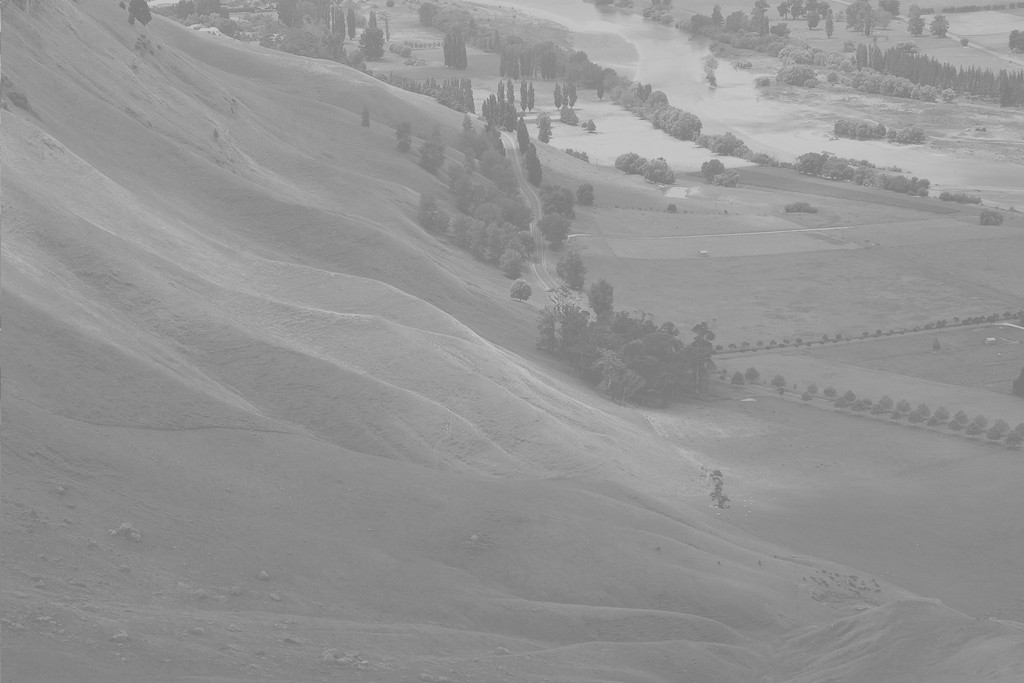
#> input picture _notebooks/Unequalized_Hawkes_Bay_NZ.jpg, 1024 x 683 px
$ jupyter execute '2022-10-03-(5주차) draft.ipynb'   (shell and % lines are left out)
#> lines starting #> are read from the running program, lines starting #| are printed output that depends on the picture
# (5주차) 10월5일
> seaborn(2)--scatterplot, mpl미세먼지팁(2)

- toc:true
- branch: master
- badges: true
- comments: true
- author: 최규빈

## 강의영상

> youtube: https://youtube.com/playlist?list=PLQqh36zP38-xHObhZzebBIEf97Er27O_x

## import

[cell 1]
import numpy as np
import pandas as pd
import matplotlib.pyplot as plt
import seaborn as sns

## [sns scatterplot](https://seaborn.pydata.org/generated/seaborn.scatterplot.html)

`-` data

[cell 2]
x1,y1 =  np.random.multivariate_normal([0,0],[[1,0],[0,1]],size=1000).T
x2,y2 =  np.random.multivariate_normal([2,2],[[1,0.7],[0.7,1]],size=1000).T

- 이변량정규분포에서 샘플추출 (추출코드를 기억할 필요는 없음)
- 특징: x1,y1은 무상관으로 x2,y2는 선형관계를 가지도록 추출

### plt 복습

[cell 3]
plt.plot(x1,y1,'o')
plt.plot(x2,y2,'o')

### sns: array

[cell 4]
sns.scatterplot(data=None,x=x1,y=y1)
sns.scatterplot(data=None,x=x2,y=y2)
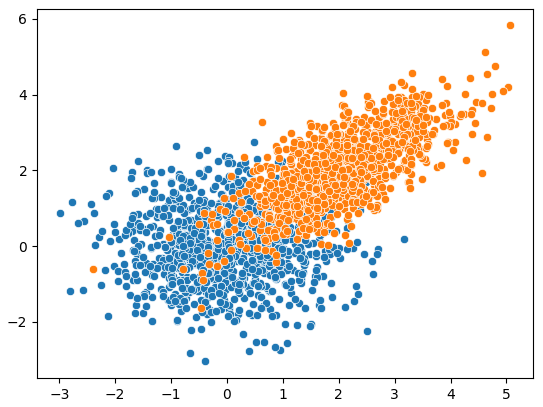
#> figure drawn by matplotlib, 1 panel

### sns: wide df

[cell 5]
sns.scatterplot(data=pd.DataFrame({'x':x1,'y':y1}),x='x',y='y')
sns.scatterplot(data=pd.DataFrame({'x':x2,'y':y2}),x='x',y='y')
#sns.scatterplot(data=None,x=x2,y=y2)
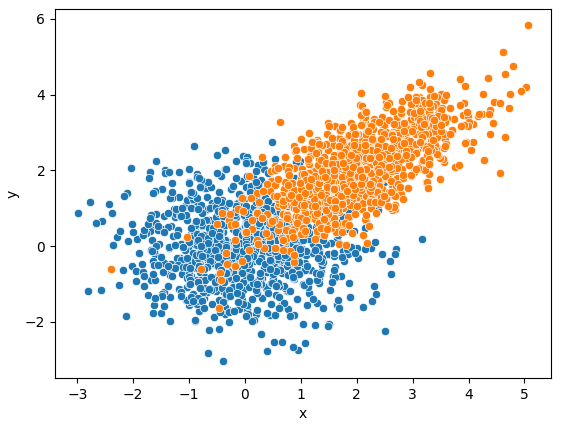
#> figure drawn by matplotlib, 1 panel

- 억지로 그리긴 했는데 이 경우는 wide하게 만든 df는 별로 경쟁력이 없음

### sns: long df

[cell 6]
x= np.concatenate([x1,x2])
y= np.concatenate([y1,y2])
cat = ['x1']*len(x1) + ['x2']*len(x2)
df2 = pd.DataFrame({'x':x,'y':y,'cat':cat})
df2

[cell 7]
sns.scatterplot(data=df2,x='x',y='y',hue='cat')
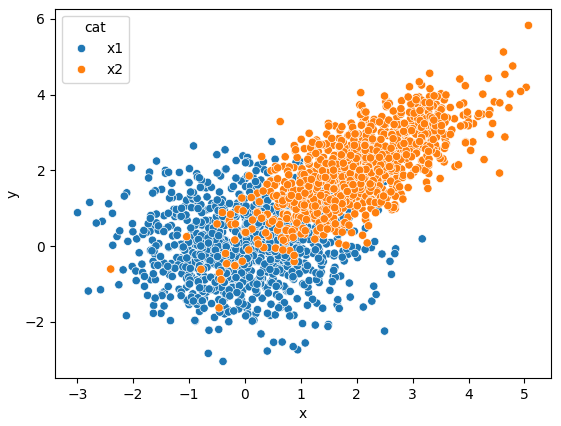
#> figure drawn by matplotlib, 1 panel

##  sns을 이용하여 matplotlib 액시즈에 그림 그리기 ($\star$)

### 예제1

[cell 8]
fig,ax = plt.subplots(1,3,figsize=(12,4))
ax[0].plot([1,2,4,3],'--o')
sns.scatterplot(x=x1,y=y1,ax=ax[1])
sns.scatterplot(x=x1,y=y1,ax=ax[2])
sns.scatterplot(x=x2,y=y2,ax=ax[2])
ax[2].plot([1,2,4,3],'-r',lw=5)
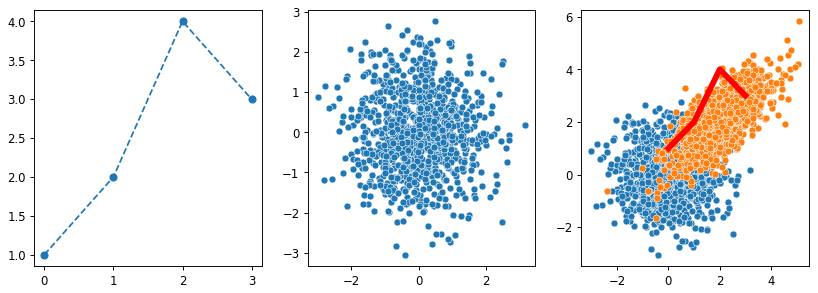
#> figure drawn by matplotlib, 3 panels

### 예제2

[cell 9]
import cv2

[cell 10]
img = cv2.imread('Unequalized_Hawkes_Bay_NZ.jpg',0)
#> img is the input picture: shape (683, 1024); min 114, max 208, mean 148

[cell 11]
img2 = cv2.equalizeHist(img)
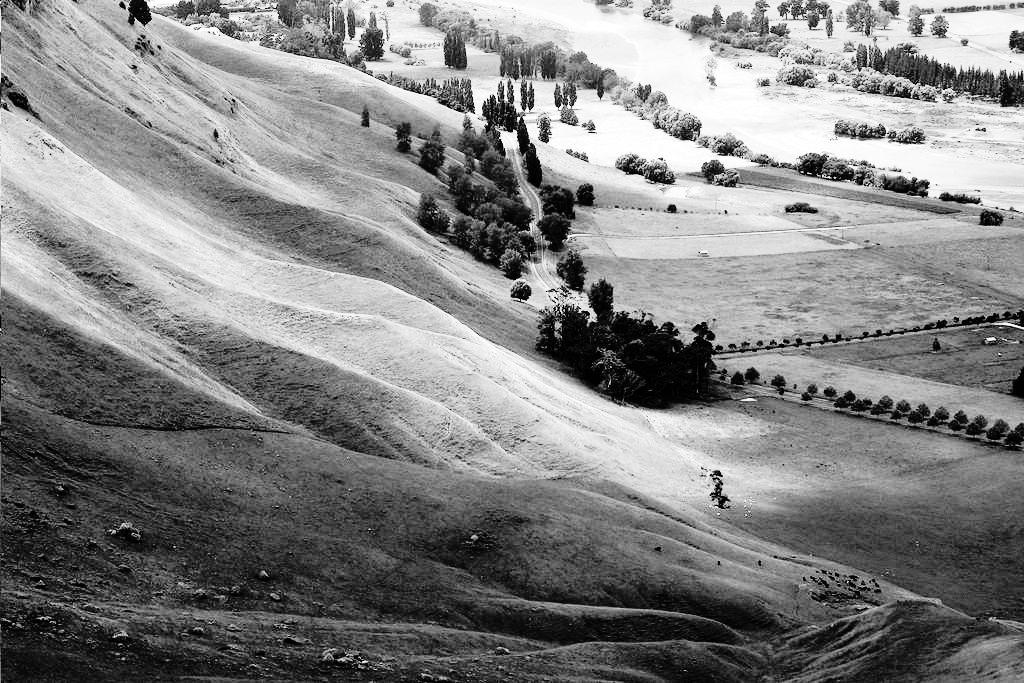
#> img2: shape (683, 1024); min 0, max 255, mean 130.5

[cell 12]
img.reshape(-1)

[cell 13]
fig,ax = plt.subplots(2,2,figsize=(10,5))
ax[0,0].imshow(img,vmin=0,vmax=255,cmap='gray')
sns.histplot(img.reshape(-1),ax=ax[0,1],bins=15,lw=0,kde=True,color='C1')
ax[0,1].set_xlim(0,255)
ax[1,0].imshow(img2,vmin=0,vmax=255,cmap='gray')
sns.histplot(img2.reshape(-1),ax=ax[1,1],bins=15,lw=0,kde=True,color='C1')
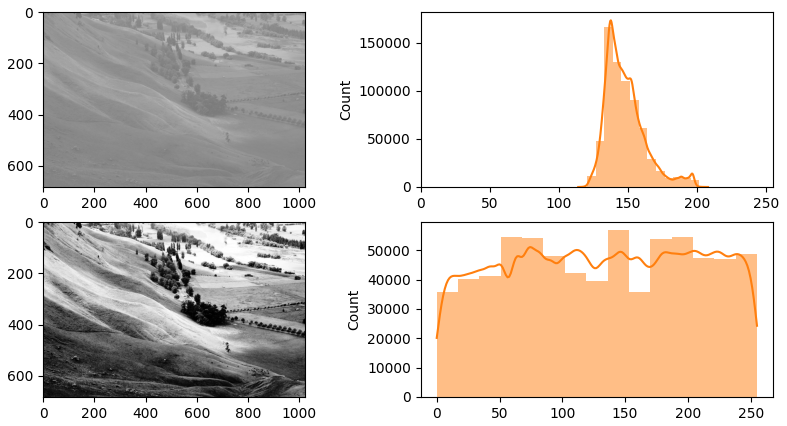
#> figure drawn by matplotlib, 4 panels; panel 2: tallest bar 165906 high, from x = 132.8 to 139.1; panel 2: curve peaks at x = 137.6, y = 173186.9; panel 4: tallest bar 56758 high, from x = 136 to 153; panel 4: curve peaks at x = 74.32, y = 51057.8

`-` seaborn: figure-level vs axes-level 의 개념

ref: https://seaborn.pydata.org/tutorial/function_overview.html#figure-level-vs-axes-level-functions

## mpl 미세먼지팁 (2)

### 축 간격조정

[cell 14]
import matplotlib as mpl

[cell 15]
fig, ax = plt.subplots()
ax.plot([(xi/30)**2 for xi in range(30)],'--o')
ax.xaxis.set_major_locator(mpl.ticker.MultipleLocator(3)) # 큰 눈금간격을 3으로
ax.xaxis.set_minor_locator(mpl.ticker.MultipleLocator(1)) # 작은 눈금간격을 1로
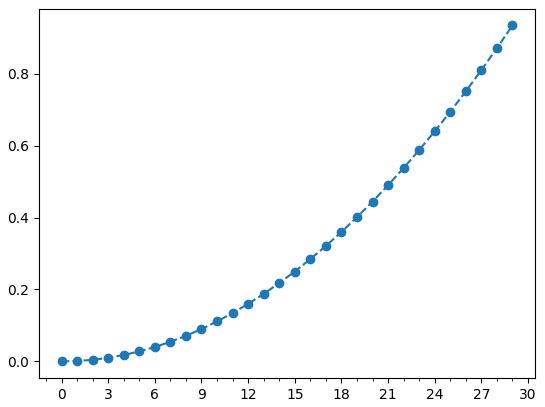
#> figure drawn by matplotlib, 1 panel; curve peaks at x = 29, y = 0.934

### 축 삭제

[cell 16]
fig, ax = plt.subplots()
ax.plot([(xi/30)**2 for xi in range(30)],'--o')
ax.xaxis.set_major_locator(mpl.ticker.NullLocator()) # x축 눈금삭제
ax.yaxis.set_major_locator(mpl.ticker.NullLocator()) # y축 눈금삭제
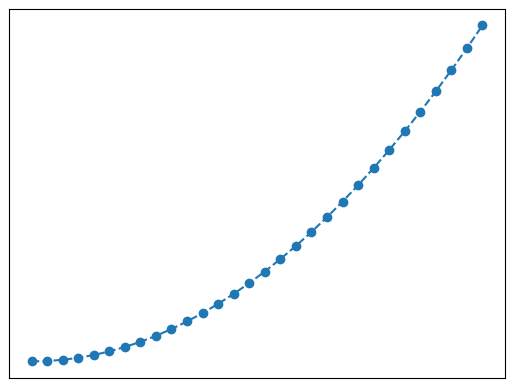
#> figure drawn by matplotlib, 1 panel

### 축 범위조정

[cell 17]
fig, ax = plt.subplots()
ax.plot([(xi/30)**2 for xi in range(30)],'--o')
ax.set_ylim(-1,2)
ax.set_xlim(-5,35)
#plt.ylim(-1,2)
#plt.xlim(-5,35)
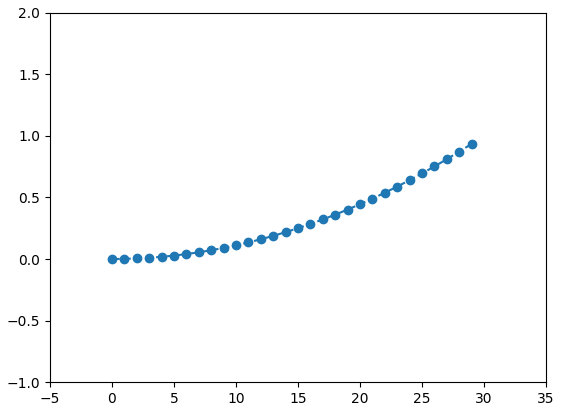
#> figure drawn by matplotlib, 1 panel; curve peaks at x = 29, y = 0.934

### gcf, gca

`-` gcf

[cell 18]
plt.plot([1,2,3,2])
fig = plt.gcf()
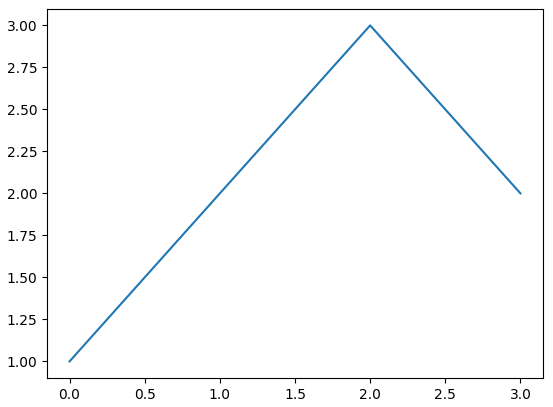
#> figure drawn by matplotlib, 1 panel
